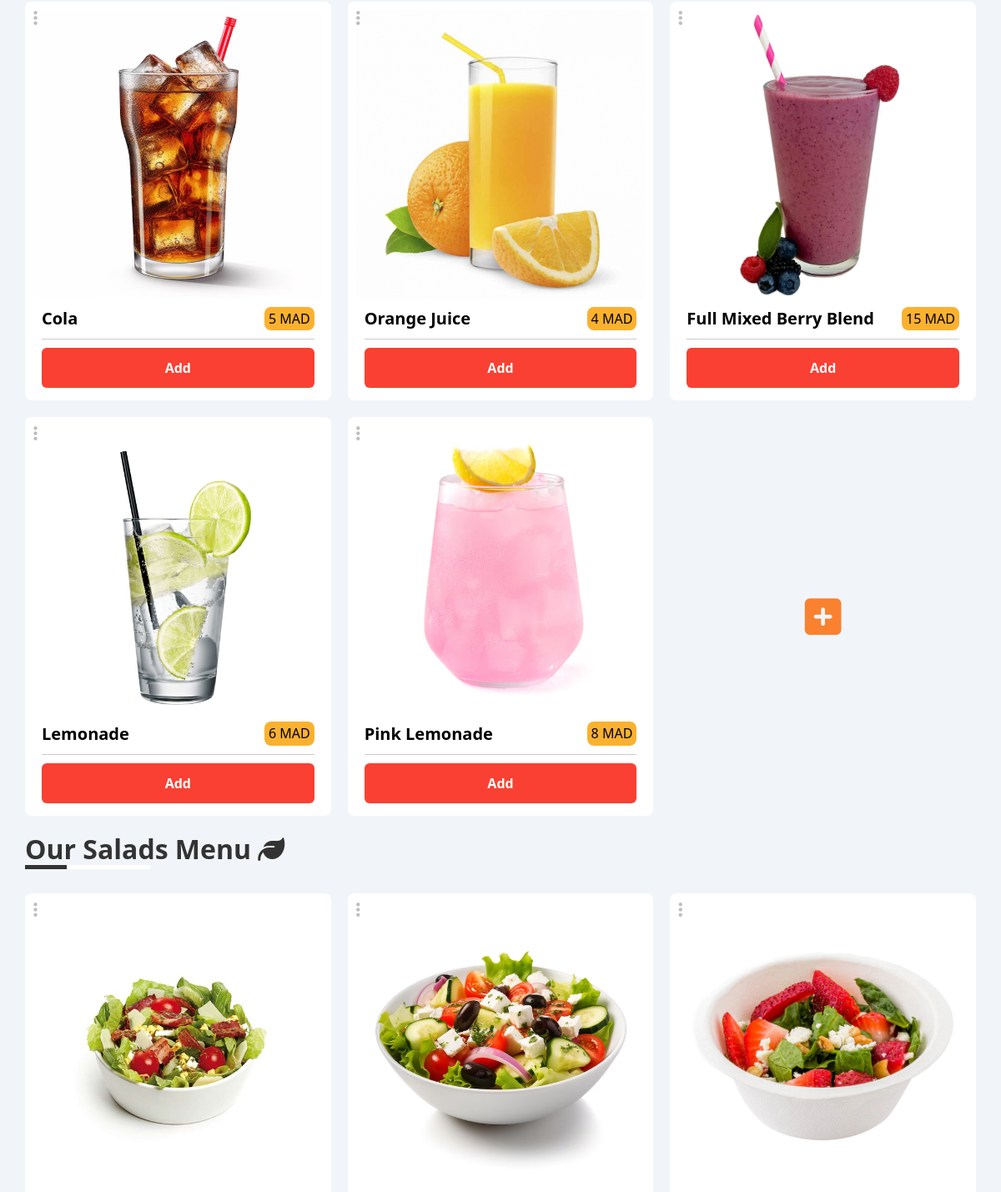
Before: / (middle part) with the older database file.
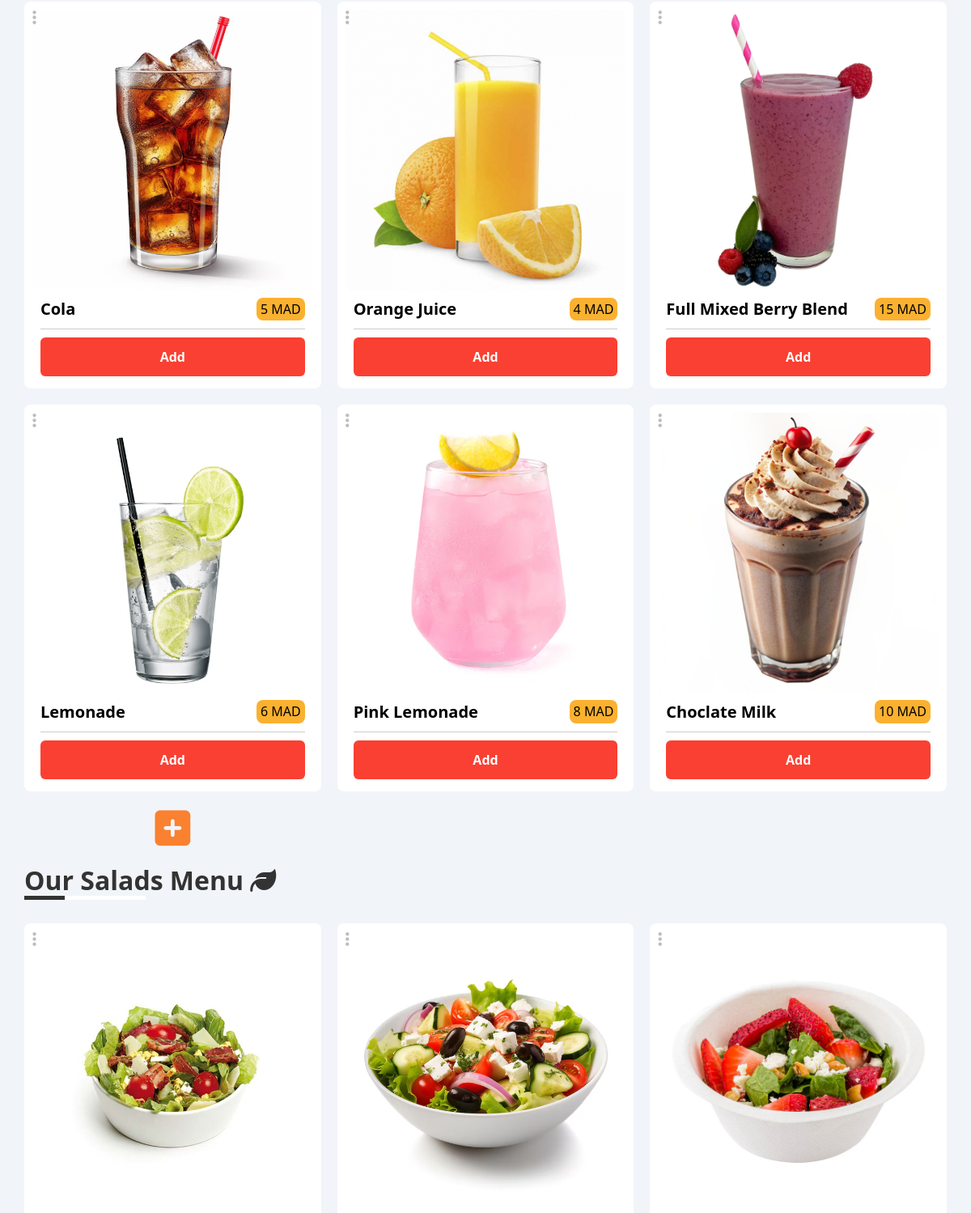
After: the same page with the newer database file.
### tables this page shows
CREATE TABLE drink_data (
                    drink_id INTEGER PRIMARY KEY AUTOINCREMENT,
                    name TEXT,
                    price INTEGER,
                    image_path TEXT
    );

CREATE TABLE salad_data (
                    salad_id INTEGER PRIMARY KEY AUTOINCREMENT,
                    name TEXT,
                    price INTEGER,
                    image_path TEXT
    );

### main.py (the view)
@pizzeria.route('/')
def order():
    pizza_data = []
    drink_data = []
    salad_data = []
    with sqlite3.connect("database/pizza_data.db") as database:
        cursor = database.cursor()
        cursor.execute("SELECT pizza_id,type,price,image_path FROM pizza_data")
        pizza_data = cursor.fetchall()
        cursor.execute("SELECT drink_id,name,price,image_path FROM drink_data")
        drink_data = cursor.fetchall()
        cursor.execute("SELECT salad_id,name,price,image_path FROM salad_data")
        salad_data = cursor.fetchall()
    return render_template("order.html",pizza_data = pizza_data,drink_data = drink_data,salad_data = salad_data)

### templates/order.html (shortened to what this page needs)
{% extends "base.html" %}
{% block extra_CssFile %}
<link rel="stylesheet" href="{{ url_for('static', filename='css/order.css') }}">
{% endblock %}
{% block content %}
<div class="drinks-menu">
    <div class="warper">
        {% for id,name,price,path in drink_data%}
        <div class="card">
            <div class="image">
                <img src="{{ url_for('static', filename= path) }}" alt="">
            </div>
            <div class="content">
                <div class="info">
                    <h1>{{name}}</h1>
                    <div class="price">{{price}} MAD</div>
                </div>
                <div class="add-product">
                    <div class="add-button"> Add </div>
                </div>
            </div>
            <div class="options-menu">
                <i class="open-options fa-solid fa-ellipsis-vertical"></i>
            </div>
        </div>
        {% endfor %}
        <div class="add-card">
            <i class="on-click fa-solid fa-square-plus"></i>
        </div>
    </div>
</div>
<div class="salad-menu">
    <h1 class="menu-title">
        Our Salads Menu <i class="fa-solid fa-leaf fa-beat"></i>
    </h1>
    <div class="warper">
        {% for id,name,price,path in salad_data%}
        <div class="card">
            <div class="image">
                <img src="{{ url_for('static', filename= path) }}" alt="">
            </div>
            <div class="options-menu">
                <i class="open-options fa-solid fa-ellipsis-vertical"></i>
            </div>
        </div>
        {% endfor %}
    </div>
</div>
{% endblock %}

### templates/base.html (shortened to what this page needs)
<!DOCTYPE html>
<html lang="en">
<head>
    <link rel="stylesheet" href="{{ url_for('static', filename='css/master.css') }}">
    <link rel="stylesheet" href="{{ url_for('static', filename='css/all.min.css') }}">
    <link rel="stylesheet" href="{{ url_for('static', filename='css/normalize.css') }}">
    {% block extra_CssFile %}{% endblock %}
</head>
<body>
    <div class="container">
        {% block content %}{% endblock %}
    </div>
</body>
</html>

### static/css/master.css (style rules this page uses)
* { -webkit-box-sizing: border-box; -moz-box-sizing: border-box; -o-box-sizing: border-box; -ms-box-sizing: border-box; box-sizing: border-box; outline: none; }
body { font-family: system-ui, -apple-system, BlinkMacSystemFont, 'Segoe UI', Roboto, Oxygen, Ubuntu, Cantarell, 'Open Sans', 'Helvetica Neue', sans-serif; }
html { scroll-behavior: smooth; }
::placeholder { transition: var(--main-transition); }
:root { --main-transition : .3s; --text-color: #777; --color-1: #FA4032; --color-2: #FA812F; --color-3: #FAB12F; --color-4: #FEF3E2; }
body { background-color: #F1F5F9; min-height: 100vh; }
.container { padding-left: 15px; padding-right: 15px; margin-left: auto; margin-right: auto; }
@media (min-width:768px) { .container { width: 750px; } }
@media (min-width:992px) { .container { width: 970px; } }
@media (min-width:1200px) { .container { width: 1170px; } }
.container { position: relative; }
.menu-title { color: #333; position: relative; margin-bottom: 35px; }
.menu-title::before, .menu-title::after { content: ""; position: absolute; bottom: -6px; left: 0; height: 5px; }
.menu-title::before { width: 150px; background-color: #fff; }
.menu-title::after { width: 50px; background-color: #333; }

### static/css/order.css (style rules this page uses)
.warper { display: grid; grid-template-columns: repeat(auto-fill,minmax(300px,1fr)); gap: 20px; }
.card { position: relative; background-color: #fff; padding: 10px; border-radius: 8px; transition: .6s; box-shadow: var(--lt-shadowDefault); }
.card .image img { max-width: 100%; border-radius: 8px; }
.card .content { padding: 5px 10px; }
.card .content .info { display: flex; align-items: center; justify-content: space-between; padding: 0 0 10px; border-bottom: 1px solid #ccc; }
.card .content .info h1 { margin: 0; font-size: 20px; }
.card .content .info .price { font-weight: 400; background-color: var(--color-3); padding: 5px; border-radius: 8px; white-space: nowrap; }
.card .content .add-product { display: flex; padding: 10px 0 0; gap: 10px; flex-direction: column-reverse; }
.card .content .add-product .add-button { display: flex; justify-content: center; align-items: center; flex: 1; background-color: var(--color-1); border-radius: 6px; color: white; font-weight: bold; cursor: pointer; transition: .3s; user-select: none; padding: 15px; }
.card .options-menu { position: absolute; top: 0; left: 0; margin: 10px; }
.card .options-menu .open-options { font-size: 20px; opacity: .25; cursor: pointer; transition: var(--main-transition); }
.add-card { display: flex; align-items: center; justify-content: center; }
.add-card > i { font-size: 50px; color: var(--color-2); cursor: pointer; transition: var(--main-transition); }

Changed rows visible on the page:
added drink_data: image_path (picture), name "Choclate Milk", price "10"
